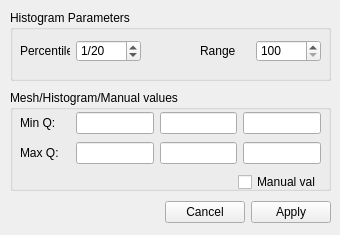
<ui version="4.0" >
 <author></author>
 <comment></comment>
 <exportmacro></exportmacro>
 <class>EqualizerDialogClass</class>
 <widget class="QWidget" name="EqualizerDialogClass" >
  <property name="geometry" >
   <rect>
    <x>0</x>
    <y>0</y>
    <width>340</width>
    <height>235</height>
   </rect>
  </property>
  <property name="windowTitle" >
   <string>equalizerDialog</string>
  </property>
  <widget class="QGroupBox" name="groupBox_2" >
   <property name="geometry" >
    <rect>
     <x>10</x>
     <y>10</y>
     <width>321</width>
     <height>71</height>
    </rect>
   </property>
   <property name="title" >
    <string>Histogram Parameters</string>
   </property>
   <widget class="QWidget" name="layoutWidget_2_2" >
    <property name="geometry" >
     <rect>
      <x>10</x>
      <y>30</y>
      <width>301</width>
      <height>22</height>
     </rect>
    </property>
    <layout class="QHBoxLayout" >
     <property name="margin" >
      <number>0</number>
     </property>
     <property name="spacing" >
      <number>6</number>
     </property>
     <item>
      <widget class="QLabel" name="label_3" >
       <property name="minimumSize" >
        <size>
         <width>50</width>
         <height>0</height>
        </size>
       </property>
       <property name="maximumSize" >
        <size>
         <width>50</width>
         <height>16777215</height>
        </size>
       </property>
       <property name="text" >
        <string>&lt;html>&lt;head>&lt;meta name="qrichtext" content="1" />&lt;/head>&lt;body style=" white-space: pre-wrap; font-family:MS Shell Dlg; font-weight:400; font-style:normal; text-decoration:none;">&lt;p style=" margin-top:0px; margin-bottom:0px; margin-left:0px; margin-right:0px; -qt-block-indent:0; text-indent:0px;">Percentile&lt;/p>&lt;/body>&lt;/html></string>
       </property>
      </widget>
     </item>
     <item>
      <widget class="QSpinBox" name="percentileSpinbox" >
       <property name="minimumSize" >
        <size>
         <width>65</width>
         <height>0</height>
        </size>
       </property>
       <property name="maximumSize" >
        <size>
         <width>65</width>
         <height>16777215</height>
        </size>
       </property>
       <property name="prefix" >
        <string>1/</string>
       </property>
       <property name="maximum" >
        <number>98</number>
       </property>
       <property name="minimum" >
        <number>2</number>
       </property>
       <property name="value" >
        <number>20</number>
       </property>
      </widget>
     </item>
     <item>
      <spacer>
       <property name="orientation" >
        <enum>Qt::Horizontal</enum>
       </property>
       <property name="sizeHint" >
        <size>
         <width>51</width>
         <height>20</height>
        </size>
       </property>
      </spacer>
     </item>
     <item>
      <widget class="QLabel" name="label_4" >
       <property name="minimumSize" >
        <size>
         <width>50</width>
         <height>0</height>
        </size>
       </property>
       <property name="maximumSize" >
        <size>
         <width>50</width>
         <height>16777215</height>
        </size>
       </property>
       <property name="text" >
        <string>&lt;html>&lt;head>&lt;meta name="qrichtext" content="1" />&lt;/head>&lt;body style=" white-space: pre-wrap; font-family:MS Shell Dlg; font-weight:400; font-style:normal; text-decoration:none;">&lt;p style=" margin-top:0px; margin-bottom:0px; margin-left:0px; margin-right:0px; -qt-block-indent:0; text-indent:0px;">Range&lt;/p>&lt;/body>&lt;/html></string>
       </property>
      </widget>
     </item>
     <item>
      <widget class="QSpinBox" name="rangeSpinbox" >
       <property name="minimumSize" >
        <size>
         <width>65</width>
         <height>0</height>
        </size>
       </property>
       <property name="maximumSize" >
        <size>
         <width>65</width>
         <height>16777215</height>
        </size>
       </property>
       <property name="maximum" >
        <number>10000000</number>
       </property>
       <property name="minimum" >
        <number>100</number>
       </property>
       <property name="singleStep" >
        <number>100</number>
       </property>
      </widget>
     </item>
    </layout>
   </widget>
  </widget>
  <widget class="QWidget" name="layoutWidget_3" >
   <property name="geometry" >
    <rect>
     <x>10</x>
     <y>200</y>
     <width>321</width>
     <height>25</height>
    </rect>
   </property>
   <layout class="QHBoxLayout" >
    <property name="margin" >
     <number>0</number>
    </property>
    <property name="spacing" >
     <number>6</number>
    </property>
    <item>
     <spacer>
      <property name="orientation" >
       <enum>Qt::Horizontal</enum>
      </property>
      <property name="sizeHint" >
       <size>
        <width>40</width>
        <height>20</height>
       </size>
      </property>
     </spacer>
    </item>
    <item>
     <widget class="QPushButton" name="cancelButton" >
      <property name="text" >
       <string>Cancel</string>
      </property>
     </widget>
    </item>
    <item>
     <widget class="QPushButton" name="applyButton" >
      <property name="text" >
       <string>Apply</string>
      </property>
     </widget>
    </item>
   </layout>
  </widget>
  <widget class="QGroupBox" name="groupBox" >
   <property name="geometry" >
    <rect>
     <x>10</x>
     <y>90</y>
     <width>321</width>
     <height>101</height>
    </rect>
   </property>
   <property name="title" >
    <string>Mesh/Histogram/Manual values</string>
   </property>
   <widget class="QWidget" name="layoutWidget" >
    <property name="geometry" >
     <rect>
      <x>10</x>
      <y>30</y>
      <width>301</width>
      <height>48</height>
     </rect>
    </property>
   </widget>
   <widget class="QWidget" name="widget" >
    <property name="geometry" >
     <rect>
      <x>11</x>
      <y>57</y>
      <width>299</width>
      <height>20</height>
     </rect>
    </property>
   </widget>
   <widget class="QWidget" name="widget_2" >
    <property name="geometry" >
     <rect>
      <x>11</x>
      <y>31</y>
      <width>299</width>
      <height>20</height>
     </rect>
    </property>
   </widget>
   <widget class="QWidget" name="layoutWidget_2" >
    <property name="geometry" >
     <rect>
      <x>10</x>
      <y>30</y>
      <width>301</width>
      <height>52</height>
     </rect>
    </property>
   </widget>
   <widget class="QWidget" name="widget_3" >
    <property name="geometry" >
     <rect>
      <x>11</x>
      <y>59</y>
      <width>299</width>
      <height>22</height>
     </rect>
    </property>
   </widget>
   <widget class="QWidget" name="widget_4" >
    <property name="geometry" >
     <rect>
      <x>68</x>
      <y>60</y>
      <width>241</width>
      <height>20</height>
     </rect>
    </property>
   </widget>
   <widget class="QWidget" name="layoutWidget_4" >
    <property name="geometry" >
     <rect>
      <x>10</x>
      <y>20</y>
      <width>301</width>
      <height>84</height>
     </rect>
    </property>
    <layout class="QVBoxLayout" >
     <property name="margin" >
      <number>0</number>
     </property>
     <property name="spacing" >
      <number>6</number>
     </property>
     <item>
      <layout class="QHBoxLayout" >
       <property name="margin" >
        <number>0</number>
       </property>
       <property name="spacing" >
        <number>6</number>
       </property>
       <item>
        <widget class="QLabel" name="label" >
         <property name="sizePolicy" >
          <sizepolicy>
           <hsizetype>0</hsizetype>
           <vsizetype>0</vsizetype>
           <horstretch>0</horstretch>
           <verstretch>0</verstretch>
          </sizepolicy>
         </property>
         <property name="minimumSize" >
          <size>
           <width>50</width>
           <height>0</height>
          </size>
         </property>
         <property name="maximumSize" >
          <size>
           <width>50</width>
           <height>16777215</height>
          </size>
         </property>
         <property name="text" >
          <string>&lt;html>&lt;head>&lt;meta name="qrichtext" content="1" />&lt;/head>&lt;body style=" white-space: pre-wrap; font-family:MS Shell Dlg; font-weight:400; font-style:normal; text-decoration:none;">&lt;p style=" margin-top:0px; margin-bottom:0px; margin-left:0px; margin-right:0px; -qt-block-indent:0; text-indent:0px;">Min Q:&lt;/p>&lt;/body>&lt;/html></string>
         </property>
        </widget>
       </item>
       <item>
        <layout class="QHBoxLayout" >
         <property name="margin" >
          <number>0</number>
         </property>
         <property name="spacing" >
          <number>6</number>
         </property>
         <item>
          <widget class="QLineEdit" name="meshMinQlineEdit" >
           <property name="enabled" >
            <bool>true</bool>
           </property>
           <property name="readOnly" >
            <bool>true</bool>
           </property>
          </widget>
         </item>
         <item>
          <widget class="QLineEdit" name="histoMinQlineEdit" >
           <property name="enabled" >
            <bool>true</bool>
           </property>
           <property name="readOnly" >
            <bool>true</bool>
           </property>
          </widget>
         </item>
         <item>
          <widget class="QLineEdit" name="manualMinQlineEdit" />
         </item>
        </layout>
       </item>
      </layout>
     </item>
     <item>
      <layout class="QHBoxLayout" >
       <property name="margin" >
        <number>0</number>
       </property>
       <property name="spacing" >
        <number>6</number>
       </property>
       <item>
        <widget class="QLabel" name="label_2" >
         <property name="sizePolicy" >
          <sizepolicy>
           <hsizetype>0</hsizetype>
           <vsizetype>0</vsizetype>
           <horstretch>0</horstretch>
           <verstretch>0</verstretch>
          </sizepolicy>
         </property>
         <property name="minimumSize" >
          <size>
           <width>50</width>
           <height>0</height>
          </size>
         </property>
         <property name="maximumSize" >
          <size>
           <width>50</width>
           <height>16777215</height>
          </size>
         </property>
         <property name="text" >
          <string>&lt;html>&lt;head>&lt;meta name="qrichtext" content="1" />&lt;/head>&lt;body style=" white-space: pre-wrap; font-family:MS Shell Dlg; font-weight:400; font-style:normal; text-decoration:none;">&lt;p style=" margin-top:0px; margin-bottom:0px; margin-left:0px; margin-right:0px; -qt-block-indent:0; text-indent:0px;">Max Q:&lt;/p>&lt;/body>&lt;/html></string>
         </property>
        </widget>
       </item>
       <item>
        <widget class="QLineEdit" name="meshMaxQlineEdit" >
         <property name="enabled" >
          <bool>true</bool>
         </property>
         <property name="readOnly" >
          <bool>true</bool>
         </property>
        </widget>
       </item>
       <item>
        <widget class="QLineEdit" name="histoMaxQlineEdit" >
         <property name="readOnly" >
          <bool>true</bool>
         </property>
        </widget>
       </item>
       <item>
        <widget class="QLineEdit" name="manualMaxQlineEdit" />
       </item>
      </layout>
     </item>
     <item>
      <layout class="QHBoxLayout" >
       <property name="margin" >
        <number>0</number>
       </property>
       <property name="spacing" >
        <number>6</number>
       </property>
       <item>
        <spacer>
         <property name="orientation" >
          <enum>Qt::Horizontal</enum>
         </property>
         <property name="sizeHint" >
          <size>
           <width>201</width>
           <height>20</height>
          </size>
         </property>
        </spacer>
       </item>
       <item>
        <widget class="QCheckBox" name="manualCheckBox" >
         <property name="text" >
          <string>Manual val</string>
         </property>
        </widget>
       </item>
      </layout>
     </item>
    </layout>
   </widget>
  </widget>
 </widget>
 <layoutdefault spacing="6" margin="11" />
 <pixmapfunction></pixmapfunction>
 <tabstops>
  <tabstop>applyButton</tabstop>
  <tabstop>cancelButton</tabstop>
  <tabstop>meshMinQlineEdit</tabstop>
  <tabstop>meshMaxQlineEdit</tabstop>
  <tabstop>histoMinQlineEdit</tabstop>
  <tabstop>histoMaxQlineEdit</tabstop>
  <tabstop>percentileSpinbox</tabstop>
  <tabstop>manualMinQlineEdit</tabstop>
  <tabstop>manualMaxQlineEdit</tabstop>
  <tabstop>manualCheckBox</tabstop>
  <tabstop>rangeSpinbox</tabstop>
 </tabstops>
 <resources/>
 <connections/>
</ui>
